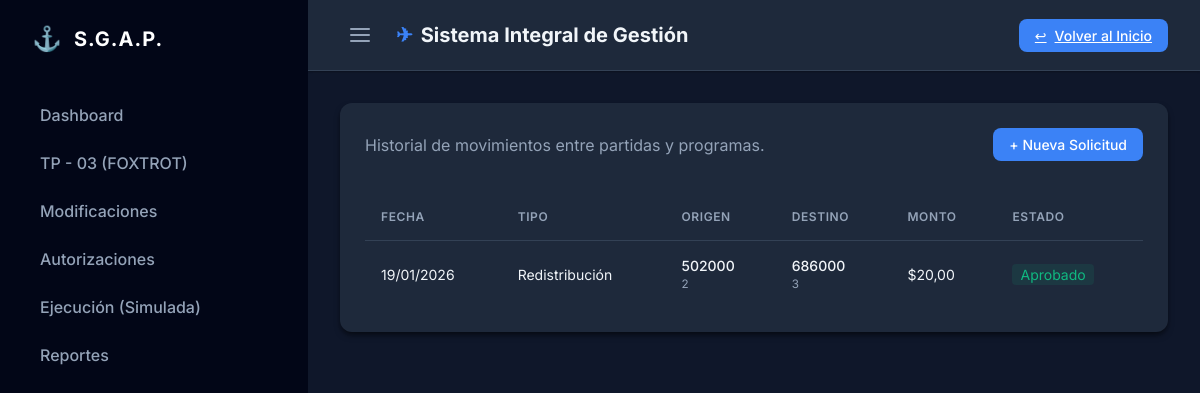
The app's page /finance/modificaciones/ (signed in), older data.
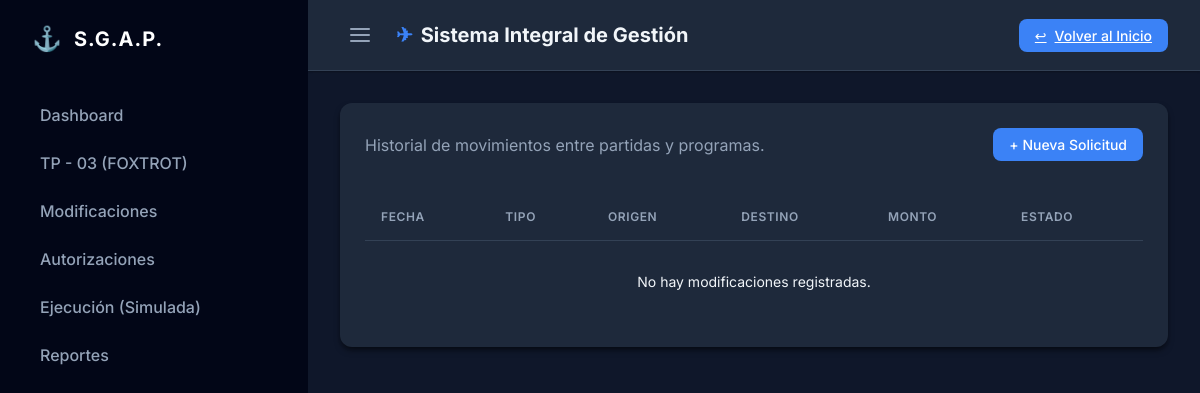
The same page, newer data.
### finance/models.py (models this page shows, shortened)
class ModificacionPresupuestaria(models.Model):
    TIPO_CHOICES = (
        ("COMPENSACION", "Compensación Interna"),
        ("REDISTRIBUCION", "Redistribución"),
        ("ENTRE_PROGRAMAS", "Entre Programas"),
    )
    ESTADO_WORKFLOW = (
        ("BORRADOR", "Borrador"),
        ("PENDIENTE", "Pendiente de Aprobación"),
        ("APROBADO", "Aprobado"),
        ("RECHAZADO", "Rechazado"),
    )
    origen = models.ForeignKey(Asignacion, on_delete=models.CASCADE, related_name="modificaciones_salida")
    destino = models.ForeignKey(Asignacion, on_delete=models.CASCADE, related_name="modificaciones_entrada")
    tipo = models.CharField(max_length=20, choices=TIPO_CHOICES)
    monto = models.DecimalField(max_digits=12, decimal_places=2)
    estado = models.CharField(max_length=20, choices=ESTADO_WORKFLOW, default="BORRADOR")
    fecha_solicitud = models.DateTimeField(auto_now_add=True)
    fecha_aprobacion = models.DateTimeField(null=True, blank=True)

class Asignacion(models.Model):
    TRIMESTRE_CHOICES = (
        (1, "1° Trimestre"),
        (2, "2° Trimestre"),
        (3, "3° Trimestre"),
        (4, "4° Trimestre"),
    )
    uucc = models.ForeignKey(UnidadComponente, on_delete=models.PROTECT, related_name="asignaciones")
    credito_origen = models.ForeignKey(Credito, on_delete=models.CASCADE, related_name="asignaciones")
    clasificador_gasto = models.ForeignKey(ClasificadorGasto, on_delete=models.PROTECT)
    obra = models.ForeignKey(EstructuraProgramatica, on_delete=models.PROTECT, null=True, blank=True, related_name="asignaciones_obra", help_text="Obligatorio para Inciso 4 (Inversión)")
    monto = models.DecimalField(max_digits=12, decimal_places=2, help_text="Monto asignado por GFH")
    solicitud_gfh = models.CharField(max_length=100, blank=True, null=True, help_text="Referencia solicitada por GFH (Texto/Números)")
    asignacion_gfh = models.CharField(max_length=100, blank=True, null=True, help_text="Referencia asignada por GFH (Texto/Números)")
    trimestre = models.IntegerField(choices=TRIMESTRE_CHOICES)
    OBJETO_CHOICES = (
        ('2+3', '2+3'),
        ('PROM', 'PROM'),
        ('RYC PAIS', 'RYC PAIS'),
        ('RYC EXTERIOR', 'RYC EXTERIOR'),
        ('4', '4'),
        ('GGOO', 'GGOO'),
        ('SS.BB.', 'SS.BB.'),
        ('PYV', 'PYV'),
        ('20', '20'),
        ('40', '40'),
        ('50', '50'),
        ('70', '70'),
        ('87', '87'),
        ('90', '90'),
        ('95', '95'),
        ('99', '99'),
        ('Vestuario PACID', 'Vestuario PACID'),
    )
    objeto = models.CharField(max_length=50, choices=OBJETO_CHOICES, blank=True, null=True, help_text="Objeto del Gasto")

### core/models.py (models this page shows, shortened)
class UnidadComponente(models.Model):
    nombre = models.CharField(max_length=255)
    codigo = models.CharField(max_length=50) # Removed unique=True to allow shared budget codes
    sigla = models.CharField(max_length=20, unique=True, null=True) # Added Sigla as unique identifier
    es_ejecutora = models.BooleanField(default=False, help_text="Solo UU.CC. del Plan Bienal pueden ejecutar gasto")

class ClasificadorGasto(models.Model):
    NIVEL_CHOICES = (
        (1, "Inciso"),
        (2, "Partida Principal"),
        (3, "Partida Parcial"),
        (4, "Partida Subparcial"),
    )
    codigo = models.CharField(max_length=50)
    descripcion = models.CharField(max_length=255)
    nivel = models.IntegerField(choices=NIVEL_CHOICES)
    padre = models.ForeignKey("self", null=True, blank=True, on_delete=models.CASCADE, related_name="hijos")

### finance/views.py (the view)
# urls.py: path('modificaciones/', views.lista_modificaciones, name='modificaciones'),
@login_required
def lista_modificaciones(request):
    modificaciones = ModificacionPresupuestaria.objects.all().order_by('-fecha_solicitud')
    return render(request, 'finance/lista_modificaciones.html', {'modificaciones': modificaciones})

### finance/templates/finance/lista_modificaciones.html (shortened to what this page needs)
{% extends 'base.html' %}
{% block content %}
<div class="card">
    <div style="display: flex; justify-content: space-between; align-items: center; margin-bottom: 2rem;">
        <p style="margin: 0; color: var(--text-muted);">Historial de movimientos entre partidas y programas.</p>
        <a href="{% url 'finance:nueva_modificacion' %}" class="btn btn-primary">+ Nueva Solicitud</a>
    </div>
    <table>
        <thead>
            <tr>
                <th>Fecha</th>
                <th>Tipo</th>
                <th>Origen</th>
                <th>Destino</th>
                <th>Monto</th>
                <th>Estado</th>
            </tr>
        </thead>
        <tbody>
            {% for m in modificaciones %}
            <tr>
                <td>{{ m.fecha_solicitud|date:"d/m/Y" }}</td>
                <td>{{ m.get_tipo_display }}</td>
                <td>
                    <div style="font-weight: 500;">{{ m.origen.uucc.codigo }}</div>
                    <small style="color: var(--text-muted);">{{ m.origen.clasificador_gasto.codigo }}</small>
                </td>
                <td>
                    <div style="font-weight: 500;">{{ m.destino.uucc.codigo }}</div>
                    <small style="color: var(--text-muted);">{{ m.destino.clasificador_gasto.codigo }}</small>
                </td>
                <td>${{ m.monto }}</td>
                <td>
                    {% if m.estado == 'APROBADO' %}
                    <span
                        style="color: var(--success); background: rgba(16, 185, 129, 0.1); padding: 2px 8px; border-radius: 4px;">Aprobado</span>
                    {% elif m.estado == 'PENDIENTE' %}
                    <span
                        style="color: var(--warning); background: rgba(245, 158, 11, 0.1); padding: 2px 8px; border-radius: 4px;">Pendiente</span>
                    {% else %}
                    <span>{{ m.estado }}</span>
                    {% endif %}
                </td>
            </tr>
            {% empty %}
            <tr>
                <td colspan="6" style="text-align: center; padding: 2rem;">No hay modificaciones registradas.</td>
            </tr>
            {% endfor %}
        </tbody>
    </table>
</div>
{% endblock %}

### core/templates/base.html (shortened to what this page needs)
<!DOCTYPE html>
<html lang="es">
<head>
    <link rel="stylesheet" href="/static/css/style.css?v=4">
</head>
<body>
    <div class="app-container">
        <aside class="sidebar" id="sidebar">
            <div class="logo-area">
                <div class="logo-icon">⚓</div>
                <h2>S.G.A.P.</h2>
            </div>
            <nav>
                <a href="{% url 'dashboard:home' %}" class="nav-item">Dashboard</a>
                <a href="{% url 'finance:lista_creditos' %}" class="nav-item">TP - 03 (FOXTROT)</a>
                <a href="{% url 'finance:modificaciones' %}" class="nav-item">Modificaciones</a>
                <a href="{% url 'finance:lista_autorizaciones' %}" class="nav-item">Autorizaciones</a>
                <a href="{% url 'finance:simular_ejecucion' %}" class="nav-item">Ejecución (Simulada)</a>
                <a href="{% url 'dashboard:reporte_estado_mensual' %}" class="nav-item">Reportes</a>
            </nav>
        </aside>
        <main class="content-area">
            <header class="top-bar">
                <div class="header-left" style="display: flex; align-items: center; gap: 1rem;">
                    <button id="sidebar-toggle" class="btn-icon" style="background: none; border: none; cursor: pointer; color: var(--text-muted); padding: 0.5rem; display: flex; align-items: center; justify-content: center; border-radius: 0.5rem; transition: background 0.2s;">
                        <svg xmlns="http://www.w3.org/2000/svg" width="24" height="24" viewBox="0 0 24 24" fill="none" stroke="currentColor" stroke-width="2" stroke-linecap="round" stroke-linejoin="round">
                            <line x1="3" y1="12" x2="21" y2="12"></line>
                            <line x1="3" y1="6" x2="21" y2="6"></line>
                            <line x1="3" y1="18" x2="21" y2="18"></line>
                        </svg>
                    </button>
                    <div class="header-title">
                        <h1>
                            <span style="color: var(--primary-blue);">✈</span>
                            Sistema Integral de Gestión
                        </h1>
                    </div>
                </div>
                <div class="user-profile">
                    <a href="{% url 'core:landing' %}" class="btn"
                        style="background-color: var(--primary-blue); color: white;">
                        <span>↩</span> Volver al Inicio
                    </a>
                </div>
            </header>
            <div class="content-wrapper">
                {% block content %}
                {% endblock %}
            </div>
        </main>
    </div>
</body>
</html>

### core/static/css/style.css (style rules this page uses)
:root { --primary-blue: #3b82f6; --primary-dark: #1d4ed8; --secondary: #94a3b8; --bg-body: #0f172a; --bg-card: #1e293b; --bg-sidebar: #020617; --text-main: #f1f5f9; --text-muted: #94a3b8; --text-light: #f8fafc; --border-light: #334155; --success: #10b981; --danger: #ef4444; --warning: #f59e0b; --shadow-sm: 0 1px 2px 0 rgb(0 0 0 / 0.3); --shadow-md: 0 4px 6px -1px rgb(0 0 0 / 0.5), 0 2px 4px -2px rgb(0 0 0 / 0.3); --radius: 0.75rem; }
body { margin: 0; font-family: 'Inter', sans-serif; background-color: var(--bg-body); color: var(--text-main); overflow-x: hidden; -webkit-font-smoothing: antialiased; }
.app-container { display: flex; height: 100vh; }
.sidebar { width: 260px; background-color: var(--bg-sidebar); color: var(--text-light); display: flex; flex-direction: column; padding: 1.5rem; flex-shrink: 0; transition: all 0.3s ease; overflow: hidden; white-space: nowrap; }
.logo-area { display: flex; align-items: center; gap: 0.75rem; margin-bottom: 2.5rem; padding-left: 0.5rem; color: white; }
.logo-icon { font-size: 1.5rem; }
.sidebar h2 { font-size: 1.25rem; font-weight: 700; margin: 0; letter-spacing: 0.05em; }
.nav-item { display: flex; align-items: center; padding: 0.75rem 1rem; color: #94a3b8; text-decoration: none; border-radius: 0.5rem; margin-bottom: 0.25rem; transition: all 0.2s ease; font-weight: 500; }
.content-area { flex: 1; display: flex; flex-direction: column; overflow-y: auto; position: relative; }
.top-bar { height: 70px; background-color: var(--bg-card); border-bottom: 1px solid var(--border-light); display: flex; align-items: center; justify-content: space-between; padding: 0 2rem; box-shadow: var(--shadow-sm); z-index: 10; }
.header-title h1 { font-size: 1.25rem; font-weight: 700; margin: 0; color: var(--text-main); display: flex; align-items: center; gap: 0.5rem; }
.content-wrapper { padding: 2rem; max-width: 1400px; margin: 0 auto; width: 100%; box-sizing: border-box; }
.card { background-color: var(--bg-card); border-radius: var(--radius); padding: 1.5rem; margin-bottom: 1.5rem; box-shadow: var(--shadow-md); border: 1px solid transparent; }
.btn { padding: 0.5rem 1rem; border-radius: 0.5rem; border: none; cursor: pointer; font-weight: 500; font-size: 0.875rem; transition: 0.2s; display: inline-flex; align-items: center; gap: 0.5rem; }
.btn-primary { background-color: var(--primary-blue); color: white; text-decoration: none; }
table { width: 100%; border-collapse: collapse; }
th, td { text-align: left; padding: 1rem; border-bottom: 1px solid var(--border-light); }
th { color: var(--text-muted); font-size: 0.75rem; text-transform: uppercase; font-weight: 600; letter-spacing: 0.05em; }
td { font-size: 0.875rem; }
tr:last-child td { border-bottom: none; }

Row changes from the older to the newer data that the page shows:
removed ModificacionPresupuestaria: fecha_solicitud "19/01/2026", tipo "Redistribución", origen.uucc.codigo "502000", origen.clasificador_gasto.codigo "2", destino.uucc.codigo "686000", destino.clasificador_gasto.codigo "3", monto "20,00", estado "Aprobado"
Text that changed along with them:
text now shown: "No hay modificaciones registradas."
